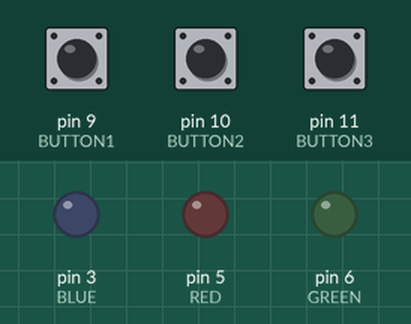
This sketch was run on a simulated Arduino Uno, built with avr-gcc and run on an emulated ATmega328P. Parts: output pins drawn as LEDs (lit = HIGH). Inputs (shaded band) come from the test bench; at power-on: pin 9 (BUTTON1) LOW, pin 10 (BUTTON2) LOW, pin 11 (BUTTON3) LOW.

Above: at 1.2 s.
1.3 s: pin 9 (BUTTON1) pulled HIGH for 0.15 s
At 1.37 s:
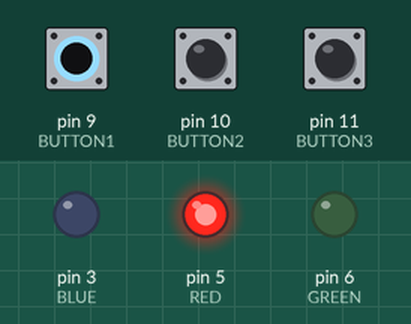
2.9 s: pin 10 (BUTTON2) pulled HIGH for 0.15 s
At 2.97 s:
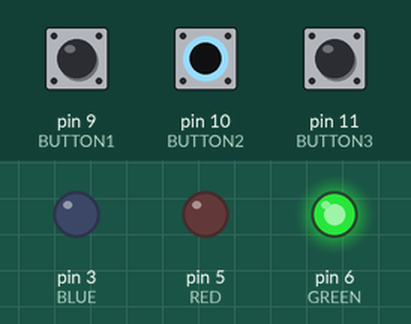
4.5 s: pin 11 (BUTTON3) pulled HIGH for 0.15 s
At 4.57 s:
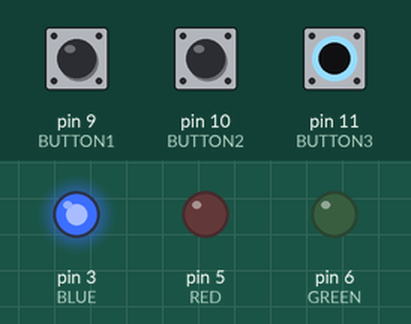
6.1 s: pin 11 (BUTTON3) pulled HIGH for 3.2 s
At 10.5 s:
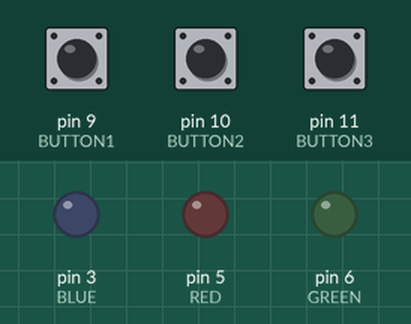
10.8 s: pin 9 (BUTTON1) pulled HIGH for 3.2 s
At 11.7 s:
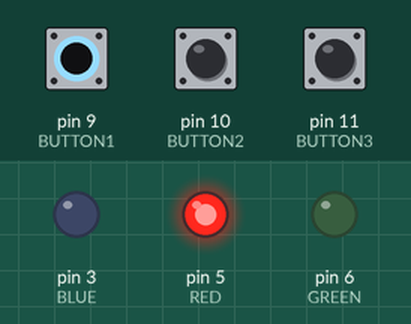
15.5 s: pin 9 (BUTTON1) driven HIGH and pin 10 (BUTTON2) driven HIGH
At 16.4 s:
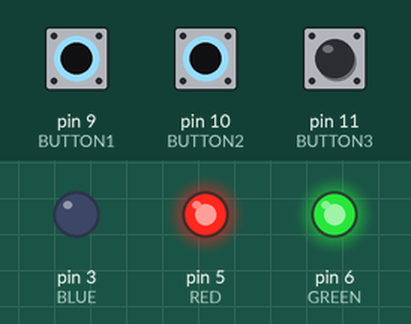
Timing chart, 0 to 18.0 s (numbered marks = the images above; inputs shaded):
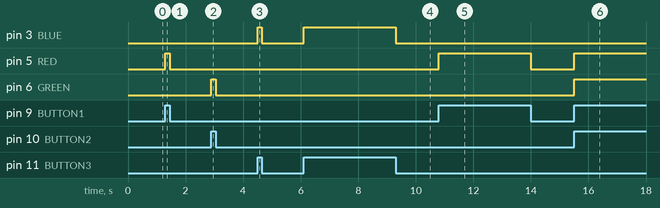

The sketch:

sketch_oct10b.ino
```cpp
int BUTTON1 = 9;
int BUTTON2 = 10;
int BUTTON3=11;
int BLUE=3;
int GREEN=6;
int RED=5;
//this project didn't turn out exactly how I wanted it to, but it turned out pretty neat nonetheless!
void setup(){
pinMode(BUTTON1,INPUT);
pinMode(BUTTON2,INPUT);
pinMode(BUTTON3,INPUT);
pinMode(BLUE,OUTPUT);
pinMode(RED,OUTPUT);
pinMode(GREEN,OUTPUT);
}
void loop(){
{if(digitalRead(BUTTON1) == HIGH){
digitalWrite(RED, 1);
}else{
digitalWrite(RED, 0);
}}
//somehow the red function ended up turning on the whitish light, and the other lights would only turn on when the "red" button was on.
{if(digitalRead(BUTTON2) == HIGH)
{
digitalWrite(GREEN, 1);
}else{
digitalWrite(GREEN, 0);
}}
//the mix of the buttons for red and "green" made blue, somehow
{if(digitalRead(BUTTON3) == HIGH){
digitalWrite(BLUE, 1);
}else{
digitalWrite(BLUE, 0);
//the red and "blue" buttons together made yellow. When all three buttons were pressed, they made green. I could never figure out how to wire it so I could get red.
}}}
```

Measured:
- after the input at 1.3 s, pin 5 (RED): LOW → HIGH at once, → LOW 0.15 s later
- after the input at 2.9 s, pin 6 (GREEN): LOW → HIGH at once, → LOW 0.15 s later
- after the input at 4.5 s, pin 3 (BLUE): LOW → HIGH at once, → LOW 0.15 s later
- after the input at 6.1 s, pin 3 (BLUE): LOW → HIGH at once, → LOW 3.2 s later
- after the input at 10.8 s, pin 5 (RED): LOW → HIGH at once, → LOW 3.2 s later
- after the input at 15.5 s, pin 5 (RED), pin 6 (GREEN): LOW → HIGH at once
